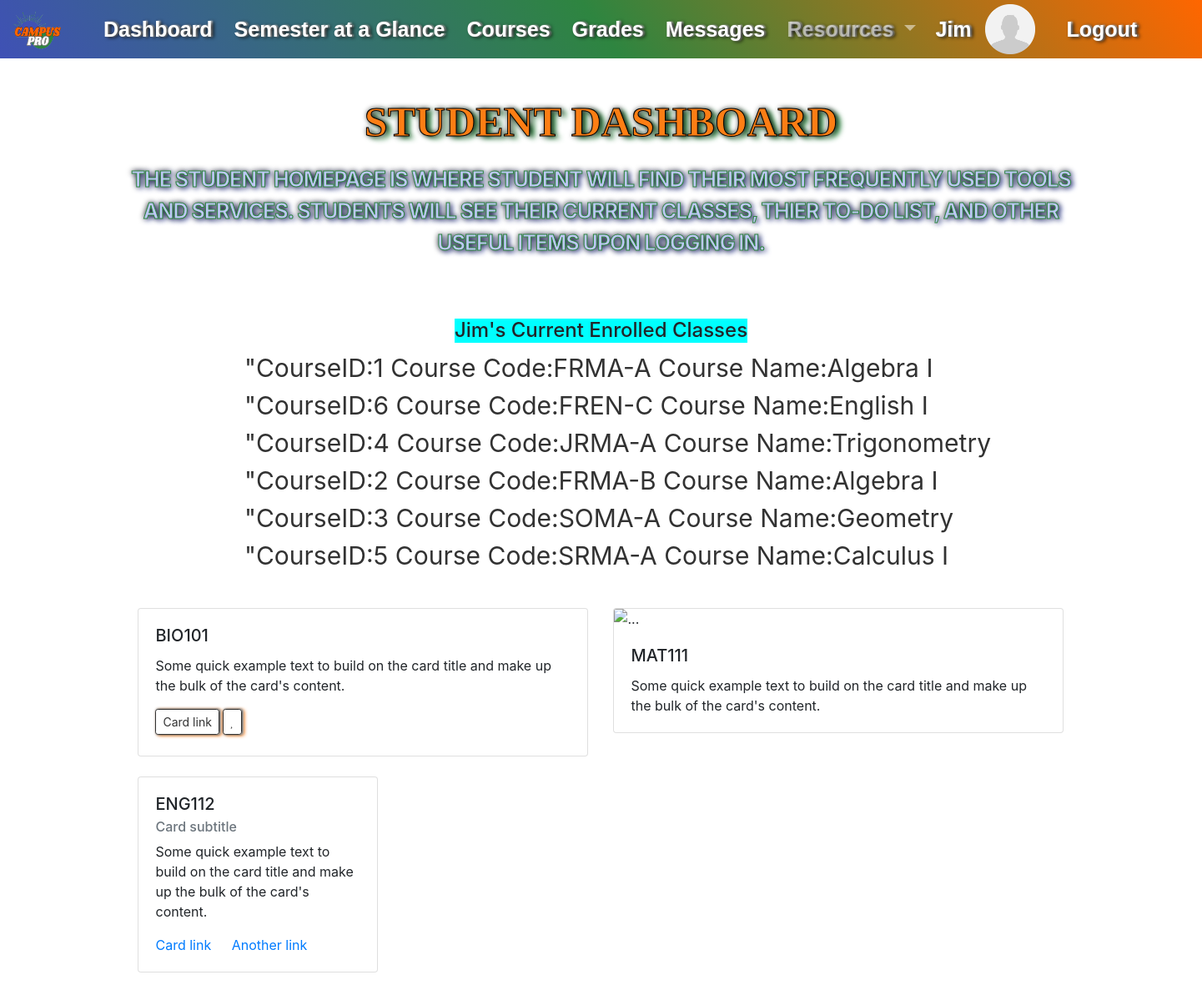
The page /student/dash (signed in) on the database its author committed.
### website/models.py (models this page shows)
class User(db.Model, UserMixin):
    id = db.Column(db.Integer, primary_key=True)
    first_name = db.Column(db.String(50), nullable=False)
    last_name = db.Column(db.String(50), nullable=False)
    address = db.Column(db.String(100), nullable=False)
    city = db.Column(db.String(50), nullable=False)
    zip_code = db.Column(db.Integer, nullable=False)
    state = db.Column(db.String(50))
    email = db.Column(db.String(100), nullable=False, unique=True)
    phone_number = db.Column(db.String(15), nullable=False, unique=True)
    password = db.Column(db.String(20), nullable=False)
    permissions = db.Column(db.Integer, None)
    current_courses = db.relationship('Course', secondary=user_course, backref='enrolled_students')  # When a class is added, this field will store the Courses.id

class Course(db.Model):
   id = db.Column(db.Integer, primary_key=True)
   course_name = db.Column(db.String(50))
   course_abbr = db.Column(db.String(10))
   section = db.Column(db.String)                          # SUFFIX TO BE JOINED WITH COURSE_ABBR (A, B, C)
   course_code = db.Column(db.String(20), unique=True)     # Unique value in an f-string -- "course_abbr-section"
   teacher = db.Column(db.String(50))
   year = db.Column(db.String(20)) # EX. 2023-2024 SINCE SCHOOL YEAR GOES FROM AUGUST-MAY
   total_grade = db.Column(db.String(5), nullable=True)    # Will need some logic to calculate(get values for each User.Assignments.grade / number of assignmnets)
   assignments = db.relationship('Assignment', backref='course') #Creates the invisible "course" column in the Assignment table

### website/views.py (the view)
@views.route('/student/dash', methods=['GET', 'POST'])
@login_required
def student_dash():
    id = current_user.id
    user = User.query.filter(User.id == id).first()
    enrolled_courses = user.current_courses
    course = Course.query.filter(Course.id == 1).first()
    courseCode = course.course_code
    courseName = course.course_name
    enrolled_students = course.enrolled_students
    users = User.query.all()
    return render_template("stu_dashboard.html", users=users, course=course, enrolled_courses=enrolled_courses, enrolled_students=enrolled_students)

### website/templates/stu_dashboard.html (shortened to what this page needs)
{% extends "_template_student.html" %}{% block title %}Grades{% endblock %}
{% block content %}
<br>
<h2 class="student-title">Student Dashboard</h2>
<p class="h4 student-subtitle">
  The Student Homepage is where student will find their most frequently used tools and services.
  Students will see their current classes, thier to-do list, and other useful items upon logging in.
</p>
<div class="container3">
  <h4 style="background-color: aqua;">{{current_user.first_name}}'s Current Enrolled Classes</h4>
  <ul style="list-style-type: none;">
    {% for course in enrolled_courses %}
      <li style="color: #323232; font-size: 30px;">"CourseID:{{course.id}} Course Code:{{course.course_code}} Course Name:{{course.course_name}}</li>
    {% endfor %}
  </ul>
</div>
<br>
  <div class="container">
    <div class="row">
        <div class="col-lg-6 mb-4">
            <div class="card">
                <div class="card-body">
                    <h5 class="card-title">BIO101</h5>
                    <p class="card-text">
                        Some quick example text to build on
                        the card title and make up the bulk
                        of the card's content.
                    </p>
                    <a href="#" class="btn btn-outline-primary btn-sm">
                        Card link
                    </a>
                    <a href="#" class="btn btn-outline-secondary btn-sm">
                        <i class="far fa-heart"></i></a>
                </div>
            </div>
        </div>
        <div class="col-lg-6 mb-4">
          <div class="card">
            <img src="..." class="card-img-top" alt="...">
            <div class="card-body">
              <h5 class="card-title">MAT111</h5>
              <p class="card-text">Some quick example text to build on the card title and make up the bulk of the card's content.</p>
            </div>
          </div>
        </div>
        <div class="col-lg-6 mb-4">
          <div class="card" style="width: 18rem;">
            <div class="card-body">
              <h5 class="card-title">ENG112</h5>
              <h6 class="card-subtitle mb-2 text-muted">Card subtitle</h6>
              <p class="card-text">Some quick example text to build on the card title and make up the bulk of the card's content.</p>
              <a href="#" class="card-link">Card link</a>
              <a href="#" class="card-link">Another link</a>
            </div>
          </div>
        </div>
    </div>
  </div>
{% endblock %}

### website/templates/_template_student.html (shortened to what this page needs)
<!DOCTYPE html>
<html>
  <head>
    <link rel="stylesheet"
      href="https://cdn.jsdelivr.net/npm/bootstrap@4.3.1/dist/css/bootstrap.min.css"
>
    <link
      rel="stylesheet"
      href="https://stackpath.bootstrapcdn.com/font-awesome/4.7.0/css/font-awesome.min.css"
    />
    <link rel="stylesheet" type="text/css" href="{{ url_for('static', filename='css/styles.css') }}">
  </head>
  <body>
    <div id="grad">
      <nav class="navbar navbar-expand-lg navbar-dark">
        <a class="navbar-brand" href="/">
          <img class="navbar-logo" src="{{ url_for('static', filename='assets/CampusProLogo.png') }}" alt="Navbar Logo">
        </a>
        <div class="container1">
          <div class="collapse navbar-collapse" id="navbar">
            <ul class="navbar-nav ml-auto" style="list-style-type: none;">
              <li class="nav-item active">
                <a class="nav-link" href="/student/dash" style="color: #ffffff;">Dashboard <span class="sr-only">(current)</span></a>
              </li>
              <li class="nav-item">
                <a class="nav-link" href="#" style="color: #ffffff;">Semester at a Glance</a>
              </li>
              <li class="nav-item">
                <a class="nav-link" href="/student/courses" style="color: #ffffff;">Courses</a>
              </li>
              <li class="nav-item">
                <a class="nav-link" href="/student/grades" style="color: #ffffff;">Grades</a>
              </li>
              <li class="nav-item">
                <a class="nav-link" href="#" style="color: #ffffff;">Messages</a>
              </li>
              <li class="nav-item dropdown">
                <a class="nav-link dropdown-toggle" href="#" id="navbarDropdownMenuLink" data-toggle="dropdown" aria-haspopup="true" aria-expanded="false">
                  Resources
                </a>
              </li>
            </ul>
            <div class="container2" style="display: flex; justify-content: flex-end;">
              <ul class="navbar-nav ml-auto" style="list-style-type: none;">
                <li style="margin-left: 15px; margin-right: 0%;">
                  <a class="navbar navbar-brand" href="/user-profile/" style="color: #ffffff;">{{current_user.first_name}}</a>
                </li>
                <li style="margin-left: 0%;">
                  <img class="profile-pic" href="/user-profile/"
                    src="{{ url_for('static', filename='assets/gen_profile_pic.png') }}"
                    alt="Profile Picture">
                </li>
                <li class="nav-item">
                  <a class="nav-link" href="/logout" style="color: #ffffff; margin-left: 20px;">Logout</a>
                </li>
              </ul>
            </div>
          </div>
        </div>
      </nav>
    </div>
    <div class="container-template">
      {% block content %}
      {% endblock %}
    </div>
  </body>
</html>

### website/static/css/styles.css (style rules this page uses)
#grad { background-image: linear-gradient(55deg, #3F51B5, #2E8540, #FF6600); }
.navbar { width: 100%; font-family: "Montserrat", "Arial", sans-serif; font-size: 25px; line-height: 35px; font-weight: bold; text-shadow: 3px 1px 4px #000, 2px 0 2px #fff; white-space: nowrap; padding: 0; }
.container1 { width: 100%; margin: 0%; padding: 0%; justify-items: left; }
.container2 { width: 100%; margin-right: 40px; padding-right: 20px; justify-items: right; }
.container3 { width: 100%; margin: 0px; justify-items: center; }
.container-template { width: 80%; margin: auto; justify-items: center; }
.navbar-brand { display: flex; align-items: center; }
.profile-pic { width: 60px; height: 60px; padding: 0; margin-left: 0px; }
.navbar-logo { width: 70px; height: 60px; padding: 0; margin-right: 10px; margin-left: 10px; }
a.nav-link { padding: 0px; }
.navbar-nav { align-items: center; }
.nav-item { margin-left: 10px; }
body { padding-bottom: 50px; }
.btn { align-items: center; margin-bottom: 5px; border: 1px solid #323232; box-shadow:1px 0 3px #323232, 2px 0 2px #fff, 3px 1px 4px #fd7e14; color: #323232; }
.student-title { font-size: 50px; font-weight: bold; color: #fd7e14; font-family: cursive; margin: 10px 0px 20px; text-transform: uppercase; text-shadow: 1px 0 6px #000, 6px 3px 6px #2E8540; margin: 22px 0px 20px; text-align: center; line-height: 60px; -webkit-text-stroke: 1px black; }
.student-subtitle { font-size: 25px; font-weight: bold; letter-spacing: -1px; color: #bec7f7; text-transform: uppercase; text-shadow: 0 0 7px #000, 3px 2px 6px #3F51B5, 3px 2px 5px #fff; margin: 15px 0px 20px; text-align: center; line-height: 38px; -webkit-text-stroke: 1px #2E8540; }

### rows shown on the page
User: first_name "Jim"
Course: id "1", course_code "FRMA-A", course_name "Algebra I"
Course: id "6", course_code "FREN-C", course_name "English I"
Course: id "4", course_code "JRMA-A", course_name "Trigonometry"
Course: id "2", course_code "FRMA-B", course_name "Algebra I"
Course: id "3", course_code "SOMA-A", course_name "Geometry"
Course: id "5", course_code "SRMA-A", course_name "Calculus I"
